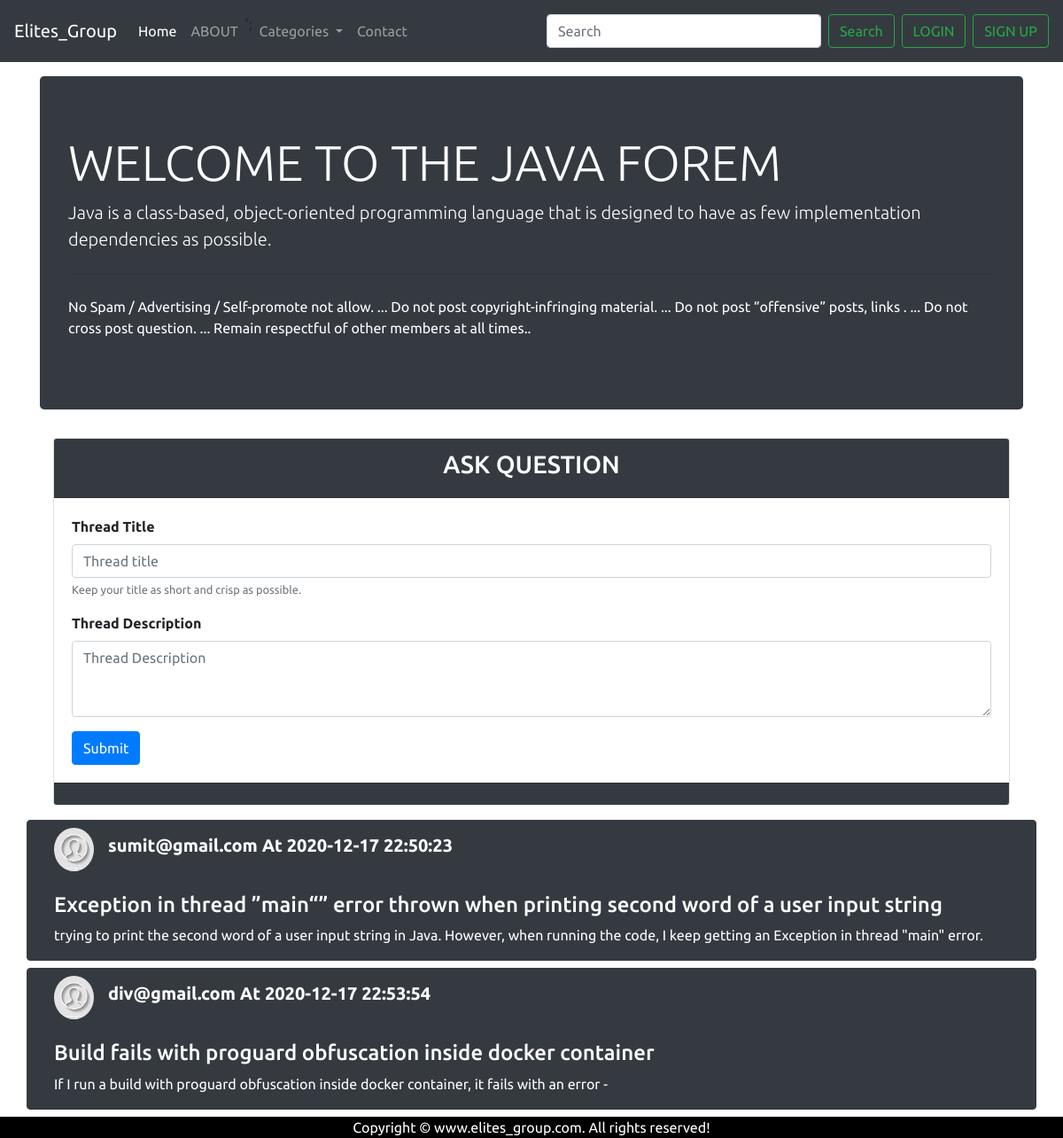
/threads.php?catid=1, run on the app's committed database.
### tables this page shows
CREATE TABLE `categorier` (
  `categories_id` int(11) NOT NULL,
  `categories_name` varchar(255) NOT NULL,
  `categories_desc` text NOT NULL,
  `time` datetime NOT NULL
);

CREATE TABLE `threads` (
  `thread_title` varchar(255) NOT NULL,
  `thread_desc` text NOT NULL,
  `thread_cat_id` int(255) NOT NULL,
  `thread_user_id` int(11) NOT NULL,
  `time` datetime NOT NULL,
  `thread_id` int(11) NOT NULL
);

CREATE TABLE `eliteuser` (
  `user_id` int(11) NOT NULL,
  `email` varchar(255) NOT NULL,
  `pass` varchar(255) NOT NULL,
  `time` datetime NOT NULL
);

### threads.php (the view, shortened to what this page needs)
<!doctype html>
<html lang="en">
  <head>
    <link rel="stylesheet" href="https://stackpath.bootstrapcdn.com/bootstrap/4.5.2/css/bootstrap.min.css">
  </head>
  <body style="font-family: 'Ubuntu', sans-serif;">
    <?php include 'nav.php';?>
    <?php include 'dbconnect.php';?>
    <?php
     $id= $_GET['catid'];
      $sql="SELECT * FROM `categorier` WHERE categories_id=$id";
      $result=mysqli_query($con,$sql);
      while($row=mysqli_fetch_assoc($result)){
        $catname= $row['categories_name'];
        $catdesc= $row['categories_desc'];
      }
    ?>
    <div class="container my-3 myfonts">
    <div class="jumbotron bg-dark text-white">
  <h1 class="display-4">WELCOME TO THE <?php echo $catname; ?> FOREM</h1>
  <p class="lead"><?php echo $catdesc; ?></p>
  <hr class="my-4">
  <p>No Spam / Advertising / Self-promote not allow. ... Do not post copyright-infringing material. ... Do not post “offensive” posts, links . ... Do not cross post question. ... Remain respectful of other members at all times..</p>
</div>
    </div>
    <div class="container my-3 " >
    <div class="container" >
    <div class="card  ">
  <div class="card-header bg-dark">
     <h3 class="text-white text-center">ASK QUESTION</h3>
  </div>
  <div class="card-body">
    <form action="<?php $_SERVER['REQUEST_URI']; ?>" method="POST">
  <div class="form-group">
    <label for="exampleInputEmail1" class="text-left font-weight-bold">Thread Title</label>
    <input type="text" class="form-control" id="exampleInputEmail1" aria-describedby="emailHelp" placeholder="Thread title" name="title" required>
    <small id="emailHelp" class="form-text text-muted">Keep your title as short and crisp as possible.</small>
  </div>
  <div class="form-group">
    <label for="exampleInputPassword1" class="font-weight-bold">Thread Description</label>
    <textarea class="form-control" id="exampleFormControlTextarea1" name="desc" rows="3" placeholder="Thread Description" required></textarea>
  </div>
  <?php
  if(!empty($_SESSION['user_email'])){
  echo '<button type="submit" class="btn btn-primary" name="sub">Submit</button> </form>
  </div>';
  }
  else{
    echo '</form> <button class="btn btn-primary " data-toggle="modal" data-target="#sign_modal"  type="submit">Submit</button></div>';
  }
  ?>
  <div class="card-footer text-muted bg-dark">
  </div>
</div>
    </div>
    </div>
    <?php
       $sql="SELECT * FROM `threads` WHERE thread_cat_id=$id";
       $result=mysqli_query($con,$sql);
       while($row=mysqli_fetch_assoc($result)){
        $title= $row['thread_title'];
        $desc= $row['thread_desc'];
        $id= $row['thread_id'];
        $user_id=$row['thread_user_id'];
        $time=$row['time'];
        $sql2="SELECT * FROM `eliteuser` WHERE user_id=$user_id";
        $result2=mysqli_query($con,$sql2);
        $row2=mysqli_fetch_assoc($result2);
        $user_name=$row2['email'];
  echo '  <div class="container border border-dark  my-2 bg-dark rounded">
    <div class="text-white ">
    <ul class="list-unstyled container-fluid">
  <li class="media  ">
    <img class="mr-3 my-2 rounded-circle" src="img/user3.jpg" width="45px" alt="Generic placeholder image">
    <div class="media-body">
      <h5 class="mt-0 mb-1 font-weight-bold my-3">'.$user_name.' At '.$time.'</h5>
    </div>
  </li>
</ul>
</div>
<div class="container bg-dark text-white">
    <h4 class="text-white">  <a class="text-white" href="thread_answ.php?threadid='.$id.'">'.$title.'</a> </h4>
<p>'.$desc.'</p>
</div>
</div>';
       }
?>
    <?php  include'footer.php'; ?>
  </body>
</html>

### data on the page
categorier: categories_name "JAVA", categories_desc "Java is a class-based, object-oriented programming language that is designed to have as few implementation dependencies as possible."
threads: eliteuser.email "sumit@gmail.com", time "2020-12-17 22:50:23", thread_title "Exception in thread ”main“” error thrown when printing second word of a user input string", thread_desc "trying to print the second word of a user input string in Java. However, when running the code, I keep getting an Exception in thread \"main\" error."
threads: eliteuser.email "div@gmail.com", time "2020-12-17 22:53:54", thread_title "Build fails with proguard obfuscation inside docker container", thread_desc "If I run a build with proguard obfuscation inside docker container, it fails with an error -"
